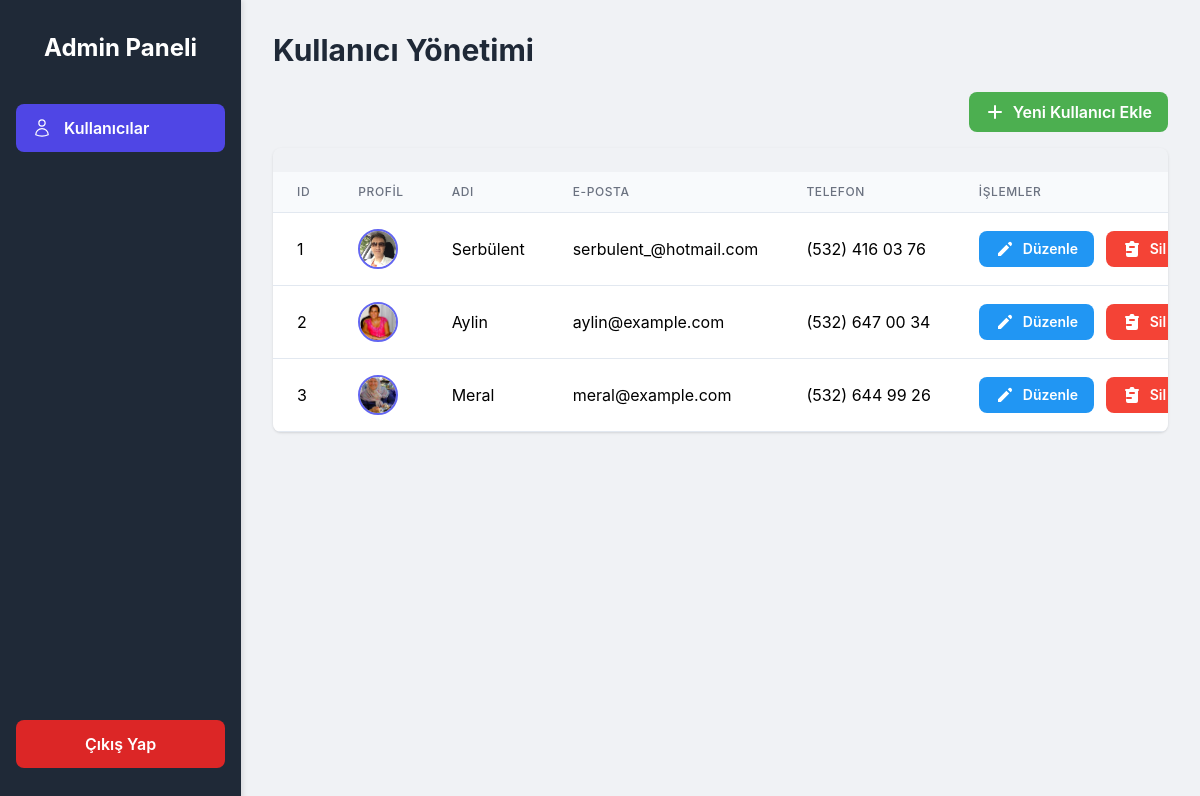
The page /admin/index.php (signed in) on the database its author committed.
### tables this page shows
CREATE TABLE `users` (
    `id` INT AUTO_INCREMENT PRIMARY KEY,
    `name` VARCHAR(100) NOT NULL,
    `email` VARCHAR(255) UNIQUE NULL,  
    `phone_number` VARCHAR(20) NULL,  
    `profile_image_path` VARCHAR(255) NULL,  
    `created_at` DATETIME DEFAULT CURRENT_TIMESTAMP
);

### admin/config.php (called while the page is built, shortened)
<?php
function formatPhoneNumber($phoneNumber) {
    $phoneNumber = preg_replace('/[^0-9]/', '', $phoneNumber);
    if (strlen($phoneNumber) == 10) {
        return '(' . substr($phoneNumber, 0, 3) . ') ' . substr($phoneNumber, 3, 3) . ' ' . substr($phoneNumber, 6, 2) . ' ' . substr($phoneNumber, 8, 2);
    }
    else if (strlen($phoneNumber) == 11 && substr($phoneNumber, 0, 1) == '0') {
        return '(' . substr($phoneNumber, 1, 3) . ') ' . substr($phoneNumber, 4, 3) . ' ' . substr($phoneNumber, 7, 2) . ' ' . substr($phoneNumber, 9, 2);
    }
    return $phoneNumber;
}
?>

### admin/users.php (the view, shortened to what this page needs)
<?php
$users = [];
try {
    $stmt = $pdo->query("SELECT id, name, email, phone_number, profile_image_path FROM users ORDER BY id ASC");
    $users = $stmt->fetchAll(PDO::FETCH_ASSOC);
} catch (PDOException $e) {
    echo "<div class='bg-red-100 border border-red-400 text-red-700 px-4 py-3 rounded relative' role='alert'>";
    echo "<strong class='font-bold'>Hata!</strong>";
    echo "<span class='block sm:inline'> Kullanıcılar çekilirken bir sorun oluştu: " . $e->getMessage() . "</span>";
    echo "</div>";
}
?>
<h2 class="text-3xl font-bold text-gray-800 mb-6">Kullanıcı Yönetimi</h2>
<div class="flex justify-end mb-4">
    <button class="action-button add-button">
        <svg xmlns="http://www.w3.org/2000/svg" class="h-5 w-5" viewBox="0 0 20 20" fill="currentColor">
            <path fill-rule="evenodd" d="M10 3a1 1 0 011 1v5h5a1 1 0 110 2h-5v5a1 1 0 11-2 0v-5H4a1 1 0 110-2h5V4a1 1 0 011-1z" clip-rule="evenodd" />
        </svg>
        Yeni Kullanıcı Ekle
    </button>
</div>
<?php if (!empty($users)): ?>
    <div class="overflow-x-auto rounded-lg shadow">
        <table class="min-w-full divide-y divide-gray-200">
            <thead class="bg-gray-50">
                <tr>
                    <th scope="col" class="px-6 py-3 text-left text-xs font-medium text-gray-500 uppercase tracking-wider">ID</th>
                    <th scope="col" class="px-6 py-3 text-left text-xs font-medium text-gray-500 uppercase tracking-wider">Profil</th>
                    <th scope="col" class="px-6 py-3 text-left text-xs font-medium text-gray-500 uppercase tracking-wider">Adı</th>
                    <th scope="col" class="px-6 py-3 text-left text-xs font-medium text-gray-500 uppercase tracking-wider">E-posta</th>
                    <th scope="col" class="px-6 py-3 text-left text-xs font-medium text-gray-500 uppercase tracking-wider">Telefon</th>
                    <th scope="col" class="px-6 py-3 text-left text-xs font-medium text-gray-500 uppercase tracking-wider">İşlemler</th>
                </tr>
            </thead>
            <tbody class="bg-white divide-y divide-gray-200">
                <?php foreach ($users as $user): ?>
                    <tr>
                        <td class="px-6 py-4 whitespace-nowrap" data-label="ID"><?php echo htmlspecialchars($user['id']); ?></td>
                        <td class="px-6 py-4 whitespace-nowrap" data-label="Profil">
                            <img src="<?php echo htmlspecialchars($user['profile_image_path'] ?: 'https://placehold.co/40x40/a78bfa/ffffff?text=PP'); ?>"
                                 alt="Profil Resmi" class="profile-image-thumb"
                                 onerror="this.onerror=null;this.src='https://placehold.co/40x40/a78bfa/ffffff?text=PP';">
                        </td>
                        <td class="px-6 py-4 whitespace-nowrap" data-label="Adı"><?php echo htmlspecialchars($user['name']); ?></td>
                        <td class="px-6 py-4 whitespace-nowrap" data-label="E-posta"><?php echo htmlspecialchars($user['email']); ?></td>
                        <td class="px-6 py-4 whitespace-nowrap" data-label="Telefon"><?php echo htmlspecialchars(formatPhoneNumber($user['phone_number'])); ?></td>
                        <td class="px-6 py-4 whitespace-nowrap text-right text-sm font-medium" data-label="İşlemler">
                            <div class="action-buttons-group">
                                <button class="action-button edit-button">
                                    <svg xmlns="http://www.w3.org/2000/svg" class="h-5 w-5" viewBox="0 0 20 20" fill="currentColor">
                                        <path d="M13.586 3.586a2 2 0 112.828 2.828l-.793.793-2.828-2.828.793-.793zM11.379 5.793L3 14.172V17h2.828l8.38-8.38-2.828-2.829z" />
                                    </svg>
                                    Düzenle
                                </button>
                                <button class="action-button delete-button ml-2">
                                    Sil
                                </button>
                            </div>
                        </td>
                    </tr>
                <?php endforeach; ?>
            </tbody>
        </table>
    </div>
<?php else: ?>
    <p class="text-gray-600 text-center mt-8">Henüz hiç kullanıcı bulunamadı.</p>
<?php endif; ?>

### admin/index.php (style rules this page uses)
body { font-family: "Inter", sans-serif; background-color: #f0f2f5; margin: 0; display: flex; min-height: 100vh; }

### admin/users.php (style rules this page uses)
.profile-image-thumb { width: 40px; height: 40px; border-radius: 50%; object-fit: cover; border: 2px solid #6366f1; }
table { width: 100%; border-collapse: collapse; margin-top: 1.5rem; }
th, td { padding: 0.75rem; text-align: left; border-bottom: 1px solid #e2e8f0; }
th { background-color: #f8fafc; color: #4b5563; font-weight: 600; text-transform: uppercase; font-size: 0.875rem; }
.action-button { padding: 0.5rem 1rem; border-radius: 0.5rem; font-weight: 600; transition: background-color 0.2s ease-in-out; display: inline-flex; align-items: center; justify-content: center; gap: 0.5rem; }
.add-button { background-color: #4CAF50; color: white; }
.edit-button { background-color: #2196F3; color: white; }
.delete-button { background-color: #f44336; color: white; }

### rows shown on the page
users: id "1", profile_image_path (picture), name "Serbülent", email "serbulent_@hotmail.com", phone_number "(532) 416 03 76"
users: id "2", profile_image_path (picture), name "Aylin", email "aylin@example.com", phone_number "(532) 647 00 34"
users: id "3", profile_image_path (picture), name "Meral", email "meral@example.com", phone_number "(532) 644 99 26"
